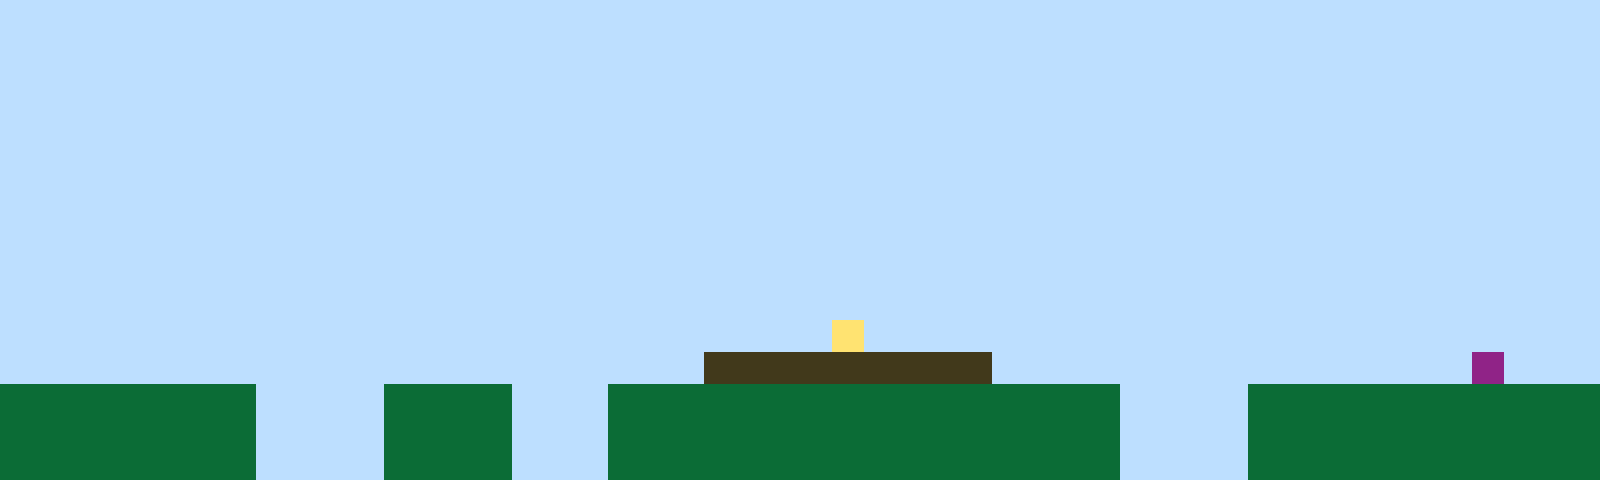

A level layout from a 2D game, rendered from its tile map. Below: a short description, then the map file with its tile-grid data intact:
An orthogonal 50x15 tile map with 32x32 px tiles, 1 tile layer (Tile Layer 1).

<map version="1.10" tiledversion="1.11.2" orientation="orthogonal" renderorder="right-up" width="50" height="15" tilewidth="32" tileheight="32" infinite="0" nextlayerid="2" nextobjectid="1"><editorsettings><export target="map1.csv" format="csv" /></editorsettings><tileset firstgid="1" name="sprites" tilewidth="32" tileheight="32" tilecount="6" columns="3"><image source="sprites.png" width="96" height="64" /></tileset><layer id="1" name="Tile Layer 1" width="50" height="15"><data encoding="csv">1,1,1,1,1,1,1,1,1,1,1,1,1,1,1,1,1,1,1,1,1,1,1,1,1,1,1,1,1,1,1,1,1,1,1,1,1,1,1,1,1,1,1,1,1,1,1,1,1,1,1,1,1,1,1,1,1,1,1,1,1,1,1,1,1,1,1,1,1,1,1,1,1,1,1,1,1,1,1,1,1,1,1,1,1,1,1,1,1,1,1,1,1,1,1,1,1,1,1,1,1,1,1,1,1,1,1,1,1,1,1,1,1,1,1,1,1,1,1,1,1,1,1,1,1,1,1,1,1,1,1,1,1,1,1,1,1,1,1,1,1,1,1,1,1,1,1,1,1,1,1,1,1,1,1,1,1,1,1,1,1,1,1,1,1,1,1,1,1,1,1,1,1,1,1,1,1,1,1,1,1,1,1,1,1,1,1,1,1,1,1,1,1,1,1,1,1,1,1,1,1,1,1,1,1,1,1,1,1,1,1,1,1,1,1,1,1,1,1,1,1,1,1,1,1,1,1,1,1,1,1,1,1,1,1,1,1,1,1,1,1,1,1,1,1,1,1,1,1,1,1,1,1,1,1,1,1,1,1,1,1,1,1,1,1,1,1,1,1,1,1,1,1,1,1,1,1,1,1,1,1,1,1,1,1,1,1,1,1,1,1,1,1,1,1,1,1,1,1,1,1,1,1,1,1,1,1,1,1,1,1,1,1,1,1,1,1,1,1,1,1,1,1,1,1,1,1,1,1,1,1,1,1,1,1,1,1,1,1,1,1,1,1,1,1,1,1,1,1,1,1,1,1,1,1,1,1,1,1,1,1,1,1,1,1,1,1,1,1,1,1,1,1,1,1,1,1,1,1,1,1,1,1,1,1,1,1,1,1,1,1,1,1,1,1,1,1,1,1,1,1,1,1,1,1,1,1,1,1,1,1,1,1,1,1,1,1,1,1,1,1,1,1,1,1,1,1,1,1,1,1,1,1,1,1,1,1,1,1,1,1,1,1,1,1,1,1,1,1,1,1,1,1,1,1,1,1,1,1,1,1,1,1,1,1,1,1,1,1,1,1,1,1,1,1,1,1,1,1,1,1,1,1,1,1,1,1,1,1,1,1,1,1,1,1,1,1,1,1,1,1,1,1,1,1,1,1,1,1,1,1,1,1,1,1,1,1,1,1,1,1,1,1,1,1,1,4,1,1,1,1,1,1,1,1,1,1,1,1,1,1,1,1,1,1,1,1,1,1,1,1,1,1,1,1,1,1,1,1,1,1,1,1,1,1,1,1,1,1,1,1,1,3,3,3,3,3,3,3,3,3,1,1,1,1,1,1,1,1,1,1,1,1,1,1,1,6,1,1,1,2,2,2,2,2,2,2,2,1,1,1,1,2,2,2,2,1,1,1,2,2,2,2,2,2,2,2,2,2,2,2,2,2,2,2,1,1,1,1,2,2,2,2,2,2,2,2,2,2,2,2,2,2,2,2,2,2,2,1,1,1,1,2,2,2,2,1,1,1,2,2,2,2,2,2,2,2,2,2,2,2,2,2,2,2,1,1,1,1,2,2,2,2,2,2,2,2,2,2,2,2,2,2,2,2,2,2,2,1,1,1,1,2,2,2,2,1,1,1,2,2,2,2,2,2,2,2,2,2,2,2,2,2,2,2,1,1,1,1,2,2,2,2,2,2,2,2,2,2,2</data></layer></map>
